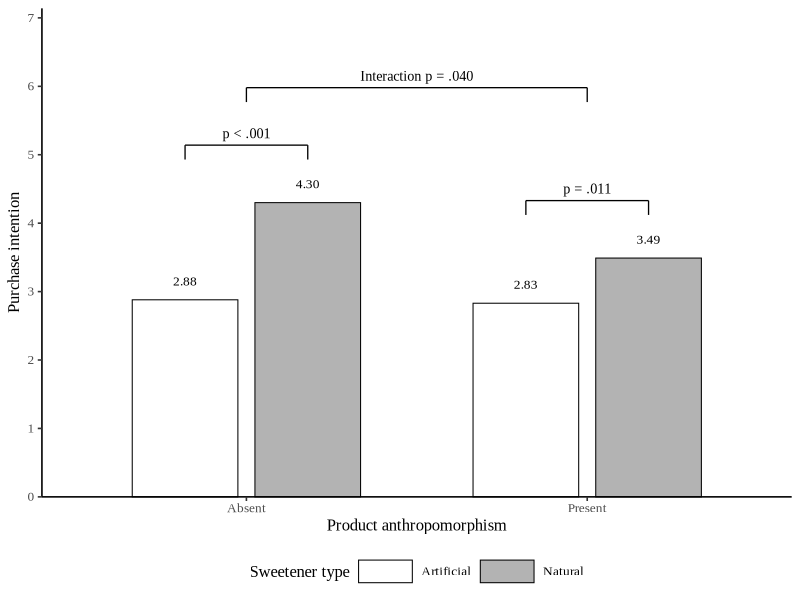

Reproduce this figure in R. (Note: this script raises an error after producing the figure.)
suppressPackageStartupMessages({
  library(ggplot2)
})

spec <- list(
  output = "study2-figure3.svg",
  width = 6.2,
  height = 4.8,
  dpi = 320,
  title = NULL,
  subtitle = NULL,
  caption = NULL,
  x_label = "Product anthropomorphism",
  y_label = "Purchase intention",
  legend_title = "Sweetener type",
  y_limits = c(0, 7),
  y_breaks = 0:7,
  show_error_bars = FALSE,
  factor_a_levels = c("Absent", "Present"),
  factor_b_levels = c("Artificial", "Natural"),
  fills = c("white", "grey70"),
  cells = data.frame(
    factor_a = c("Absent", "Absent", "Present", "Present"),
    factor_b = c("Artificial", "Natural", "Artificial", "Natural"),
    mean = c(2.88, 4.30, 2.83, 3.49),
    error = c(NA_real_, NA_real_, NA_real_, NA_real_),
    stringsAsFactors = FALSE
  ),
  simple_effect_labels = c("p < .001", "p = .011"),
  interaction_label = "Interaction p = .040",
  mean_digits = 2
)

args <- commandArgs(trailingOnly = TRUE)
if (length(args) >= 1 && nzchar(args[1])) {
  spec$output <- args[1]
}

theme_jcr <- function(base_size = 12, base_family = "Times New Roman") {
  theme_classic(base_size = base_size, base_family = base_family) +
    theme(
      legend.position = "bottom",
      legend.title = element_text(face = "plain"),
      legend.key.width = grid::unit(1.4, "cm"),
      plot.title.position = "plot",
      plot.caption.position = "plot",
      plot.title = element_text(face = "bold"),
      plot.caption = element_text(size = base_size - 2)
    )
}

save_jcr_plot <- function(plot, output, width, height, dpi = 320) {
  ext <- tolower(tools::file_ext(output))
  if (ext == "svg") {
    ggplot2::ggsave(
      filename = output,
      plot = plot,
      width = width,
      height = height,
      units = "in",
      device = grDevices::svg
    )
  } else {
    ggplot2::ggsave(
      filename = output,
      plot = plot,
      width = width,
      height = height,
      units = "in",
      dpi = dpi
    )
  }
}

make_brackets_2x2 <- function(df, y_limits, simple_labels = NULL, interaction_label = NULL) {
  offset <- 0.18
  y_range <- diff(y_limits)
  if (!is.finite(y_range) || y_range <= 0) {
    y_range <- max(df$label_y) - min(0, df$mean)
  }
  if (!is.finite(y_range) || y_range <= 0) {
    y_range <- 1
  }

  tops <- tapply(df$label_y, df$factor_a, max)
  segments <- list()
  labels <- list()
  upper <- y_limits[2]

  if (!is.null(simple_labels)) {
    for (i in seq_along(simple_labels)) {
      label <- simple_labels[i]
      if (is.na(label) || !nzchar(label)) {
        next
      }
      base_x <- i
      y <- tops[i] + 0.06 * y_range
      y_top <- y + 0.03 * y_range
      label_y <- y_top + 0.025 * y_range

      segments[[length(segments) + 1]] <- data.frame(
        x = c(base_x - offset, base_x + offset, base_x - offset),
        xend = c(base_x - offset, base_x + offset, base_x + offset),
        y = c(y, y, y_top),
        yend = c(y_top, y_top, y_top)
      )
      labels[[length(labels) + 1]] <- data.frame(
        x = base_x,
        y = label_y,
        label = label,
        stringsAsFactors = FALSE
      )
      upper <- max(upper, label_y + 0.04 * y_range)
    }
  }

  if (!is.null(interaction_label) && nzchar(interaction_label)) {
    y <- max(tops) + 0.18 * y_range
    y_top <- y + 0.03 * y_range
    label_y <- y_top + 0.025 * y_range

    segments[[length(segments) + 1]] <- data.frame(
      x = c(1, 2, 1),
      xend = c(1, 2, 2),
      y = c(y, y, y_top),
      yend = c(y_top, y_top, y_top)
    )
    labels[[length(labels) + 1]] <- data.frame(
      x = 1.5,
      y = label_y,
      label = interaction_label,
      stringsAsFactors = FALSE
    )
    upper <- max(upper, label_y + 0.04 * y_range)
  }

  list(
    segments = do.call(rbind, segments),
    labels = do.call(rbind, labels),
    y_upper = upper
  )
}

df <- spec$cells
df$factor_a <- factor(df$factor_a, levels = spec$factor_a_levels)
df$factor_b <- factor(df$factor_b, levels = spec$factor_b_levels)
df$top_value <- if (isTRUE(spec$show_error_bars)) df$mean + df$error else df$mean
df$label_y <- df$top_value + 0.03 * diff(spec$y_limits)

brackets <- make_brackets_2x2(df, spec$y_limits, spec$simple_effect_labels, spec$interaction_label)
spec$y_limits[2] <- brackets$y_upper

p <- ggplot(df, aes(x = factor_a, y = mean, fill = factor_b)) +
  geom_col(position = position_dodge(width = 0.72), width = 0.62, color = "black", linewidth = 0.35) +
  geom_text(
    aes(y = label_y, label = format(round(mean, spec$mean_digits), nsmall = spec$mean_digits)),
    position = position_dodge(width = 0.72),
    vjust = 0,
    size = 3.4,
    family = "Times New Roman"
  ) +
  scale_fill_manual(values = stats::setNames(spec$fills, spec$factor_b_levels)) +
  scale_y_continuous(breaks = spec$y_breaks, expand = expansion(mult = c(0, 0.02))) +
  coord_cartesian(ylim = spec$y_limits, clip = "off") +
  labs(
    title = spec$title,
    subtitle = spec$subtitle,
    caption = spec$caption,
    x = spec$x_label,
    y = spec$y_label,
    fill = spec$legend_title
  ) +
  theme_jcr()

if (isTRUE(spec$show_error_bars)) {
  p <- p +
    geom_errorbar(
      aes(ymin = mean - error, ymax = mean + error),
      position = position_dodge(width = 0.72),
      width = 0.12,
      linewidth = 0.45
    )
}

if (!is.null(brackets$segments)) {
  p <- p +
    geom_segment(
      data = brackets$segments,
      aes(x = x, xend = xend, y = y, yend = yend),
      inherit.aes = FALSE,
      linewidth = 0.45
    )
}

if (!is.null(brackets$labels)) {
  p <- p +
    geom_text(
      data = brackets$labels,
      aes(x = x, y = y, label = label),
      inherit.aes = FALSE,
      family = "Times New Roman",
      size = 3.6
    )
}

save_jcr_plot(p, spec$output, spec$width, spec$height, spec$dpi)
message("Saved figure: ", normalizePath(spec$output, winslash = "/", mustWork = FALSE))
